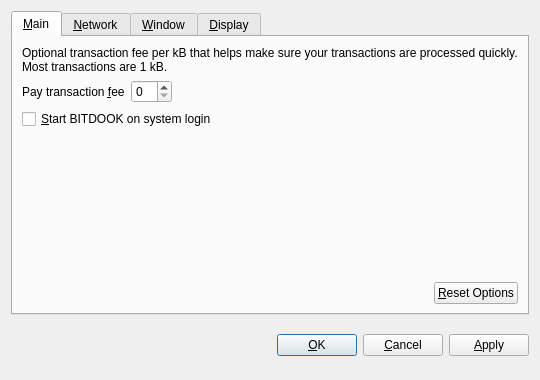
<?xml version="1.0" encoding="UTF-8"?>
<ui version="4.0">
 <class>OptionsDialog</class>
 <widget class="QDialog" name="OptionsDialog">
  <property name="geometry">
   <rect>
    <x>0</x>
    <y>0</y>
    <width>540</width>
    <height>380</height>
   </rect>
  </property>
  <property name="windowTitle">
   <string>Options</string>
  </property>
  <property name="modal">
   <bool>true</bool>
  </property>
  <layout class="QVBoxLayout" name="verticalLayout">
   <item>
    <widget class="QTabWidget" name="tabWidget">
     <property name="tabPosition">
      <enum>QTabWidget::North</enum>
     </property>
     <property name="currentIndex">
      <number>0</number>
     </property>
     <widget class="QWidget" name="tabMain">
      <attribute name="title">
       <string>&amp;Main</string>
      </attribute>
      <layout class="QVBoxLayout" name="verticalLayout_Main">
       <item>
        <widget class="QLabel" name="transactionFeeInfoLabel">
         <property name="text">
          <string>Optional transaction fee per kB that helps make sure your transactions are processed quickly. Most transactions are 1 kB.</string>
         </property>
         <property name="textFormat">
          <enum>Qt::PlainText</enum>
         </property>
         <property name="wordWrap">
          <bool>true</bool>
         </property>
        </widget>
       </item>
       <item>
        <layout class="QHBoxLayout" name="horizontalLayout_1_Main">
         <item>
          <widget class="QLabel" name="transactionFeeLabel">
           <property name="text">
            <string>Pay transaction &amp;fee</string>
           </property>
           <property name="textFormat">
            <enum>Qt::PlainText</enum>
           </property>
           <property name="buddy">
            <cstring>transactionFee</cstring>
           </property>
          </widget>
         </item>
         <item>
          <widget class="BitcoinAmountField" name="transactionFee"/>
         </item>
         <item>
          <spacer name="horizontalSpacer_1_Main">
           <property name="orientation">
            <enum>Qt::Horizontal</enum>
           </property>
           <property name="sizeHint" stdset="0">
            <size>
             <width>40</width>
             <height>20</height>
            </size>
           </property>
          </spacer>
         </item>
        </layout>
       </item>
       <item>
        <widget class="QCheckBox" name="bitcoinAtStartup">
         <property name="toolTip">
          <string>Automatically start BITDOOK after logging in to the system.</string>
         </property>
         <property name="text">
          <string>&amp;Start BITDOOK on system login</string>
         </property>
        </widget>
       </item>
       <item>
        <spacer name="verticalSpacer_Main">
         <property name="orientation">
          <enum>Qt::Vertical</enum>
         </property>
         <property name="sizeHint" stdset="0">
          <size>
           <width>20</width>
           <height>40</height>
          </size>
         </property>
        </spacer>
       </item>
       <item>
        <layout class="QHBoxLayout" name="horizontalLayout_2_Main">
         <item>
          <spacer name="horizontalSpacer_2_Main">
           <property name="orientation">
            <enum>Qt::Horizontal</enum>
           </property>
           <property name="sizeHint" stdset="0">
            <size>
             <width>40</width>
             <height>20</height>
            </size>
           </property>
          </spacer>
         </item>
         <item>
          <widget class="QPushButton" name="resetButton">
           <property name="toolTip">
            <string>Reset all client options to default.</string>
           </property>
           <property name="text">
            <string>&amp;Reset Options</string>
           </property>
           <property name="autoDefault">
            <bool>false</bool>
           </property>
          </widget>
         </item>
        </layout>
       </item>
      </layout>
     </widget>
     <widget class="QWidget" name="tabNetwork">
      <attribute name="title">
       <string>&amp;Network</string>
      </attribute>
      <layout class="QVBoxLayout" name="verticalLayout_Network">
       <item>
        <widget class="QCheckBox" name="mapPortUpnp">
         <property name="toolTip">
          <string>Automatically open the BITDOOK client port on the router. This only works when your router supports UPnP and it is enabled.</string>
         </property>
         <property name="text">
          <string>Map port using &amp;UPnP</string>
         </property>
        </widget>
       </item>
       <item>
        <widget class="QCheckBox" name="connectSocks">
         <property name="toolTip">
          <string>Connect to the BITDOOK network through a SOCKS proxy (e.g. when connecting through Tor).</string>
         </property>
         <property name="text">
          <string>&amp;Connect through SOCKS proxy:</string>
         </property>
        </widget>
       </item>
       <item>
        <layout class="QHBoxLayout" name="horizontalLayout_Network">
         <item>
          <widget class="QLabel" name="proxyIpLabel">
           <property name="text">
            <string>Proxy &amp;IP:</string>
           </property>
           <property name="textFormat">
            <enum>Qt::PlainText</enum>
           </property>
           <property name="buddy">
            <cstring>proxyIp</cstring>
           </property>
          </widget>
         </item>
         <item>
          <widget class="QValidatedLineEdit" name="proxyIp">
           <property name="maximumSize">
            <size>
             <width>140</width>
             <height>16777215</height>
            </size>
           </property>
           <property name="toolTip">
            <string>IP address of the proxy (e.g. 127.0.0.1)</string>
           </property>
          </widget>
         </item>
         <item>
          <widget class="QLabel" name="proxyPortLabel">
           <property name="text">
            <string>&amp;Port:</string>
           </property>
           <property name="textFormat">
            <enum>Qt::PlainText</enum>
           </property>
           <property name="buddy">
            <cstring>proxyPort</cstring>
           </property>
          </widget>
         </item>
         <item>
          <widget class="QLineEdit" name="proxyPort">
           <property name="maximumSize">
            <size>
             <width>55</width>
             <height>16777215</height>
            </size>
           </property>
           <property name="toolTip">
            <string>Port of the proxy (e.g. 9050)</string>
           </property>
          </widget>
         </item>
         <item>
          <widget class="QLabel" name="socksVersionLabel">
           <property name="text">
            <string>SOCKS &amp;Version:</string>
           </property>
           <property name="textFormat">
            <enum>Qt::PlainText</enum>
           </property>
           <property name="buddy">
            <cstring>socksVersion</cstring>
           </property>
          </widget>
         </item>
         <item>
          <widget class="QValueComboBox" name="socksVersion">
           <property name="toolTip">
            <string>SOCKS version of the proxy (e.g. 5)</string>
           </property>
          </widget>
         </item>
         <item>
          <spacer name="horizontalSpacer_Network">
           <property name="orientation">
            <enum>Qt::Horizontal</enum>
           </property>
           <property name="sizeHint" stdset="0">
            <size>
             <width>40</width>
             <height>20</height>
            </size>
           </property>
          </spacer>
         </item>
        </layout>
       </item>
       <item>
        <spacer name="verticalSpacer_Network">
         <property name="orientation">
          <enum>Qt::Vertical</enum>
         </property>
         <property name="sizeHint" stdset="0">
          <size>
           <width>20</width>
           <height>40</height>
          </size>
         </property>
        </spacer>
       </item>
      </layout>
     </widget>
     <widget class="QWidget" name="tabWindow">
      <attribute name="title">
       <string>&amp;Window</string>
      </attribute>
      <layout class="QVBoxLayout" name="verticalLayout_Window">
       <item>
        <widget class="QCheckBox" name="minimizeToTray">
         <property name="toolTip">
          <string>Show only a tray icon after minimizing the window.</string>
         </property>
         <property name="text">
          <string>&amp;Minimize to the tray instead of the taskbar</string>
         </property>
        </widget>
       </item>
       <item>
        <widget class="QCheckBox" name="minimizeOnClose">
         <property name="toolTip">
          <string>Minimize instead of exit the application when the window is closed. When this option is enabled, the application will be closed only after selecting Quit in the menu.</string>
         </property>
         <property name="text">
          <string>M&amp;inimize on close</string>
         </property>
        </widget>
       </item>
       <item>
        <spacer name="verticalSpacer_Window">
         <property name="orientation">
          <enum>Qt::Vertical</enum>
         </property>
         <property name="sizeHint" stdset="0">
          <size>
           <width>20</width>
           <height>40</height>
          </size>
         </property>
        </spacer>
       </item>
      </layout>
     </widget>
     <widget class="QWidget" name="tabDisplay">
      <attribute name="title">
       <string>&amp;Display</string>
      </attribute>
      <layout class="QVBoxLayout" name="verticalLayout_Display">
       <item>
        <layout class="QHBoxLayout" name="horizontalLayout_1_Display">
         <item>
          <widget class="QLabel" name="langLabel">
           <property name="text">
            <string>User Interface &amp;language:</string>
           </property>
           <property name="textFormat">
            <enum>Qt::PlainText</enum>
           </property>
           <property name="buddy">
            <cstring>lang</cstring>
           </property>
          </widget>
         </item>
         <item>
          <widget class="QValueComboBox" name="lang">
           <property name="toolTip">
            <string>The user interface language can be set here. This setting will take effect after restarting BITDOOK.</string>
           </property>
          </widget>
         </item>
        </layout>
       </item>
       <item>
        <layout class="QHBoxLayout" name="horizontalLayout_2_Display">
         <item>
          <widget class="QLabel" name="unitLabel">
           <property name="text">
            <string>&amp;Unit to show amounts in:</string>
           </property>
           <property name="textFormat">
            <enum>Qt::PlainText</enum>
           </property>
           <property name="buddy">
            <cstring>unit</cstring>
           </property>
          </widget>
         </item>
         <item>
          <widget class="QValueComboBox" name="unit">
           <property name="toolTip">
            <string>Choose the default subdivision unit to show in the interface and when sending coins.</string>
           </property>
          </widget>
         </item>
        </layout>
       </item>
       <item>
        <widget class="QCheckBox" name="displayAddresses">
         <property name="toolTip">
          <string>Whether to show BITDOOK addresses in the transaction list or not.</string>
         </property>
         <property name="text">
          <string>&amp;Display addresses in transaction list</string>
         </property>
        </widget>
       </item>
       <item>
        <spacer name="verticalSpacer_Display">
         <property name="orientation">
          <enum>Qt::Vertical</enum>
         </property>
         <property name="sizeHint" stdset="0">
          <size>
           <width>20</width>
           <height>40</height>
          </size>
         </property>
        </spacer>
       </item>
      </layout>
     </widget>
    </widget>
   </item>
   <item>
    <layout class="QHBoxLayout" name="horizontalLayout_Buttons">
     <item>
      <spacer name="horizontalSpacer_1">
       <property name="orientation">
        <enum>Qt::Horizontal</enum>
       </property>
       <property name="sizeHint" stdset="0">
        <size>
         <width>40</width>
         <height>48</height>
        </size>
       </property>
      </spacer>
     </item>
     <item>
      <widget class="QLabel" name="statusLabel">
       <property name="font">
        <font>
         <weight>75</weight>
         <bold>true</bold>
        </font>
       </property>
       <property name="text">
        <string/>
       </property>
       <property name="textFormat">
        <enum>Qt::PlainText</enum>
       </property>
       <property name="wordWrap">
        <bool>true</bool>
       </property>
      </widget>
     </item>
     <item>
      <spacer name="horizontalSpacer_2">
       <property name="orientation">
        <enum>Qt::Horizontal</enum>
       </property>
       <property name="sizeHint" stdset="0">
        <size>
         <width>40</width>
         <height>48</height>
        </size>
       </property>
      </spacer>
     </item>
     <item>
      <widget class="QPushButton" name="okButton">
       <property name="text">
        <string>&amp;OK</string>
       </property>
      </widget>
     </item>
     <item>
      <widget class="QPushButton" name="cancelButton">
       <property name="text">
        <string>&amp;Cancel</string>
       </property>
       <property name="autoDefault">
        <bool>false</bool>
       </property>
      </widget>
     </item>
     <item>
      <widget class="QPushButton" name="applyButton">
       <property name="text">
        <string>&amp;Apply</string>
       </property>
       <property name="autoDefault">
        <bool>false</bool>
       </property>
      </widget>
     </item>
    </layout>
   </item>
  </layout>
 </widget>
 <customwidgets>
  <customwidget>
   <class>BitcoinAmountField</class>
   <extends>QSpinBox</extends>
   <header>bitcoinamountfield.h</header>
  </customwidget>
  <customwidget>
   <class>QValueComboBox</class>
   <extends>QComboBox</extends>
   <header>qvaluecombobox.h</header>
  </customwidget>
  <customwidget>
   <class>QValidatedLineEdit</class>
   <extends>QLineEdit</extends>
   <header>qvalidatedlineedit.h</header>
  </customwidget>
 </customwidgets>
 <resources/>
 <connections/>
</ui>
